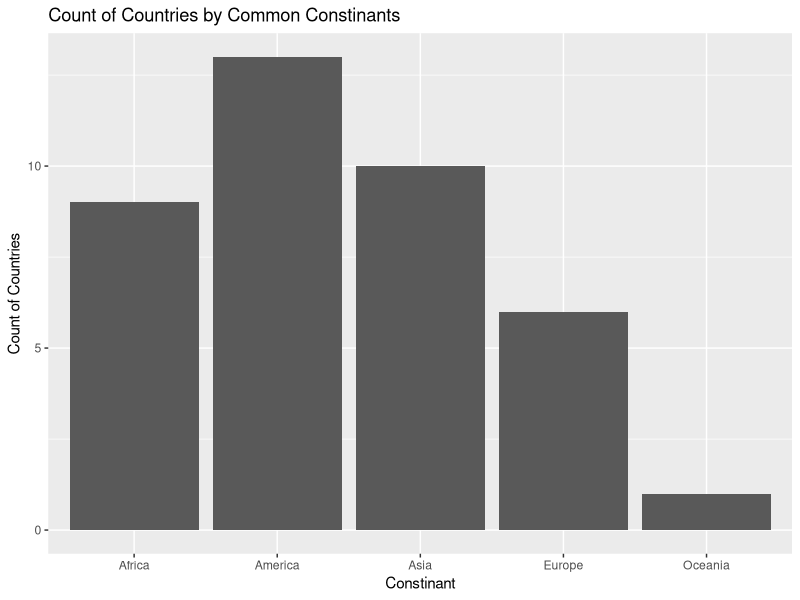
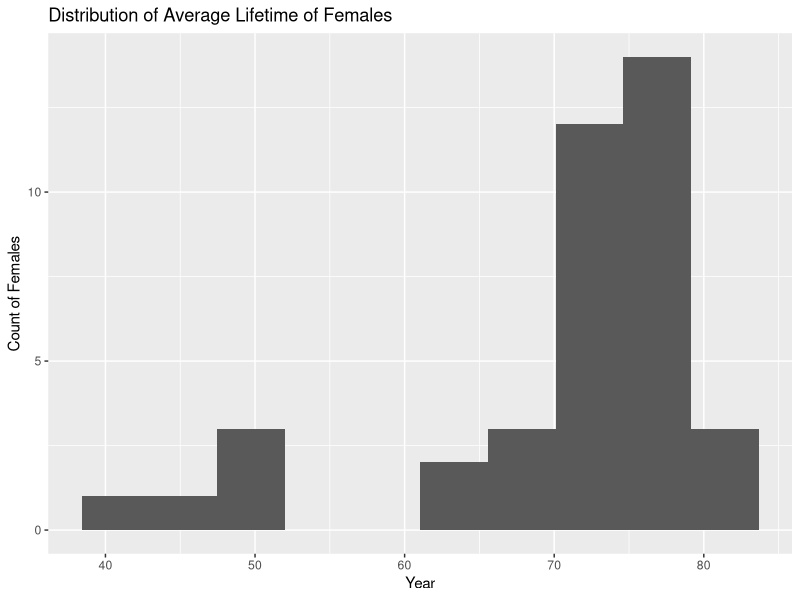
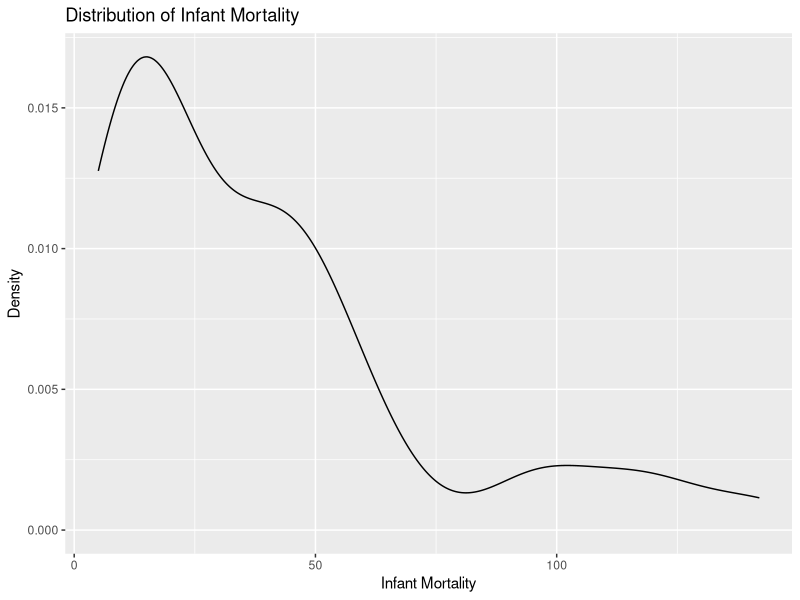
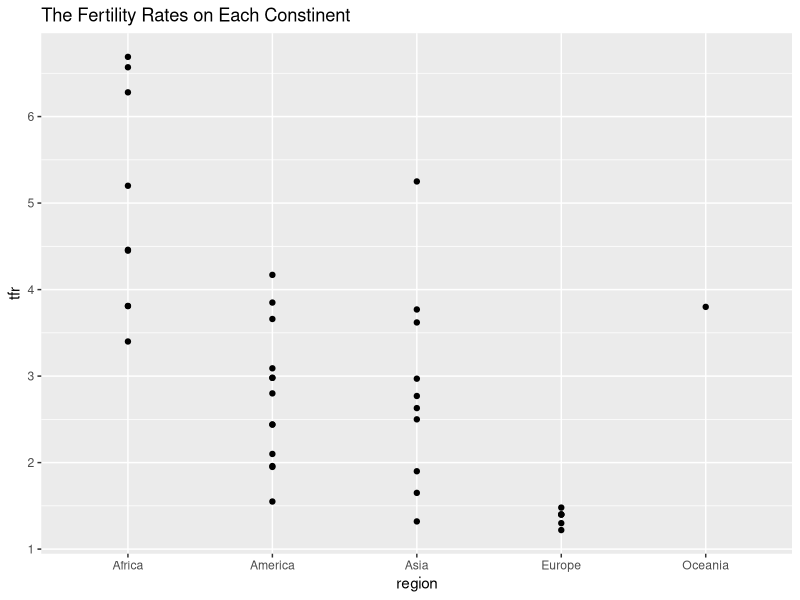

Write R code to recreate these figures, in order.
setwd("C:/DataScience")

#Reading the csv file
indicators <- read.csv(
  file = "UN98.csv",
  header = TRUE,
  sep = ",",
  quote = "\"")

#Eliminating the missing values so the evaluations can be done
indicators <- na.omit(indicators)

head(indicators)

library(ggplot2)

#Creating a frequency bar chart
ggplot(
  data = indicators,
  aes(x = region)) +
  geom_bar() +
  ggtitle("Count of Countries by Common Constinants") +
  xlab("Constinant") + 
  ylab("Count of Countries")

#Creating a histogram
ggplot(
  data = indicators,
  aes(x = lifeFemale)) +
  geom_histogram(
    bins = 10) +
  ggtitle("Distribution of Average Lifetime of Females") +
  xlab("Year") +
  ylab("Count of Females")

#Creating a density plot
ggplot(
  data = indicators,
  aes(x = infantMortality)) +
  geom_density() +
  ggtitle("Distribution of Infant Mortality") +
  xlab("Infant Mortality") +
  ylab("Density")

#Creating a scatterplot
ggplot(
  data = indicators,
  aes(x = region,
      y = tfr)) +
  geom_point() +
  ggtitle("The Fertility Rates on Each Constinent")
  xlab("Constinent")
  ylab("The Fertility Rate")
